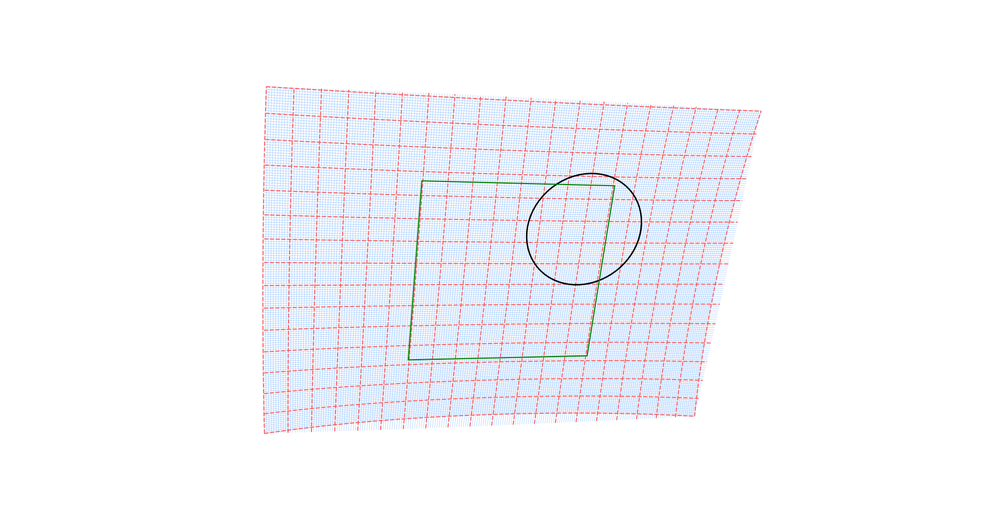
#> input picture primitives/src/primitives/curved_grid.png, 1000 x 515 px, shrunk from 1920 x 988 before the run
$ python -i pet_grid_Sobel_detect.py   (imports and definitions only)   (older library calls are emulated)
#> lines starting #> are read from the running program, lines starting #| are printed output that depends on the picture; after the words box and inside, x2 and y2 are one past the last pixel; in counts of white or black regions, pixels touching at a corner belong together
import cv2
import numpy as np
import os

def apply_imagej_find_edges(img):
    """
    Replicates ImageJ 'Process -> Find Edges' using Sobel operator.
    """
    # 1. Convert to Grayscale
    if len(img.shape) == 3:
        gray = cv2.cvtColor(img, cv2.COLOR_BGR2GRAY)
    else:
        gray = img

    # 2. Calculate Gradients (Sobel)
    # We use float64 to avoid overflow during calculation
    gx = cv2.Sobel(gray, cv2.CV_64F, 1, 0, ksize=3)
    gy = cv2.Sobel(gray, cv2.CV_64F, 0, 1, ksize=3)

    # 3. Calculate Magnitude
    magnitude = np.sqrt(gx**2 + gy**2)

    # 4. Normalize back to 0-255 (8-bit)
    # ImageJ clips values, but normalizing is usually safer for visualization
    norm_magnitude = cv2.normalize(magnitude, None, 0, 255, cv2.NORM_MINMAX, dtype=cv2.CV_8U)

    return norm_magnitude

def detect_grid_area_sobel(source_img, output_dir="output", padding_pct=0.02):
    """
    Robust Grid Cropper using Sobel Edge Detection (ImageJ style).
    """
    if source_img is None:
        raise ValueError("Image is None")

    h, w = source_img.shape[:2]

    # --- STEP 1: IMAGEJ FIND EDGES ---
    edges = apply_imagej_find_edges(source_img)

    # Save debug to verify it matches your expectation
    if not os.path.exists(output_dir): os.makedirs(output_dir)
    cv2.imwrite(os.path.join(output_dir, "debug_1_sobel_edges.jpg"), edges)

    # --- STEP 2: MORPHOLOGICAL CLOSING ---
    # Now we have bright lines on dark background.
    # We smear them together to form a solid block.

    # Threshold slightly to remove background noise (faint textures)
    _, binary = cv2.threshold(edges, 50, 255, cv2.THRESH_BINARY)

    # Use a large kernel to bridge the gaps between grid lines
    # Grid cells look ~40px wide. A 25px kernel will bridge them.
    kernel_size = (25, 25)
    kernel = cv2.getStructuringElement(cv2.MORPH_RECT, kernel_size)

    # "Close" operation = Dilate (connect) then Erode (restore size)
    closed = cv2.morphologyEx(binary, cv2.MORPH_CLOSE, kernel, iterations=3)

    # Dilate a bit more to ensure the outer boundary is captured
    dilated = cv2.dilate(closed, kernel, iterations=2)

    cv2.imwrite(os.path.join(output_dir, "debug_2_morphology.jpg"), dilated)

    # --- STEP 3: FIND LARGEST CONTOUR ---
    contours, _ = cv2.findContours(dilated, cv2.RETR_EXTERNAL, cv2.CHAIN_APPROX_SIMPLE)

    if not contours:
        print("Warning: No grid found.")
        return 0, 0, w, h

    largest_contour = max(contours, key=cv2.contourArea)
    x, y, bw, bh = cv2.boundingRect(largest_contour)

    # --- STEP 4: PADDING ---
    pad_x = int(w * padding_pct)
    pad_y = int(h * padding_pct)

    x_min = max(0, x - pad_x)
    y_min = max(0, y - pad_y)
    x_max = min(w, x + bw + pad_x)
    y_max = min(h, y + bh + pad_y)

    # --- DEBUG OVERLAY ---
    debug_img = source_img.copy()
    cv2.rectangle(debug_img, (x_min, y_min), (x_max, y_max), (0, 255, 0), 3)
    cv2.imwrite(os.path.join(output_dir, "grid_crop_final.jpg"), debug_img)
    print(f"Sobel-based crop saved to: {output_dir}/grid_crop_final.jpg")

    return x_min, y_min, x_max, y_max

>>> import cv2
>>> picture = cv2.imread('../primitives/curved_grid.png')
#> picture is the input picture: shape (515, 1000, 3); mean B, G, R 250.8, 246.6, 245.9
>>> result = detect_grid_area_sobel(picture)
#> in apply_imagej_find_edges, `gray = cv2.cvtColor(img, cv2.COLOR_BGR2GRAY)`:
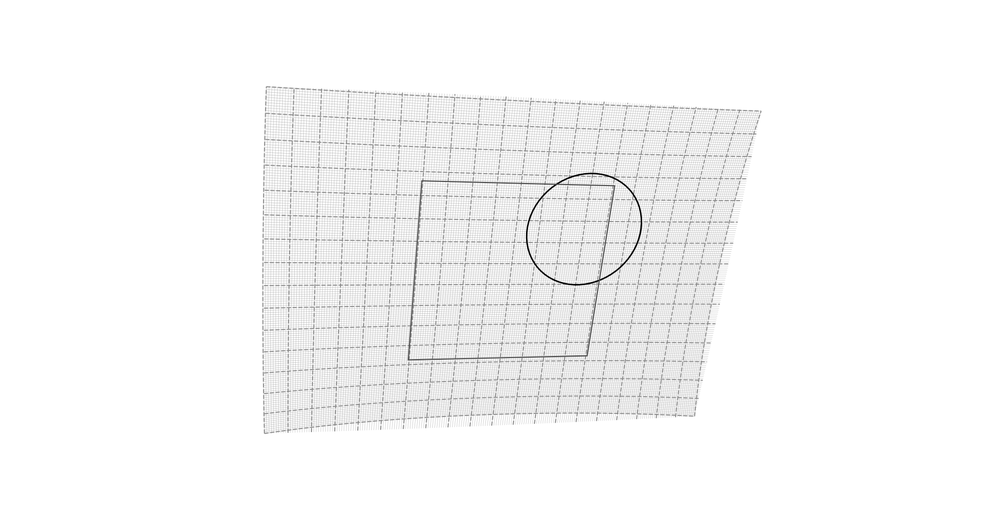
#> gray: shape (515, 1000); min 0, max 255, mean 246.9
#> in apply_imagej_find_edges, `gx = cv2.Sobel(gray, cv2.CV_64F, 1, 0, ksize=3)`:
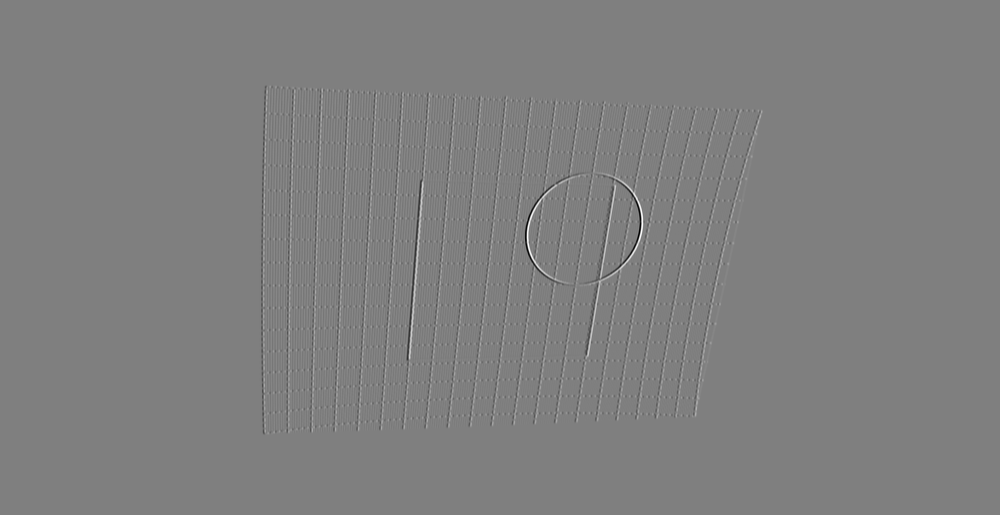
#> gx: shape (515, 1000) float64; min -985, max 986, mean 0; drawn with min black and max white
#> in apply_imagej_find_edges, `magnitude = np.sqrt(gx**2 + gy**2)`:
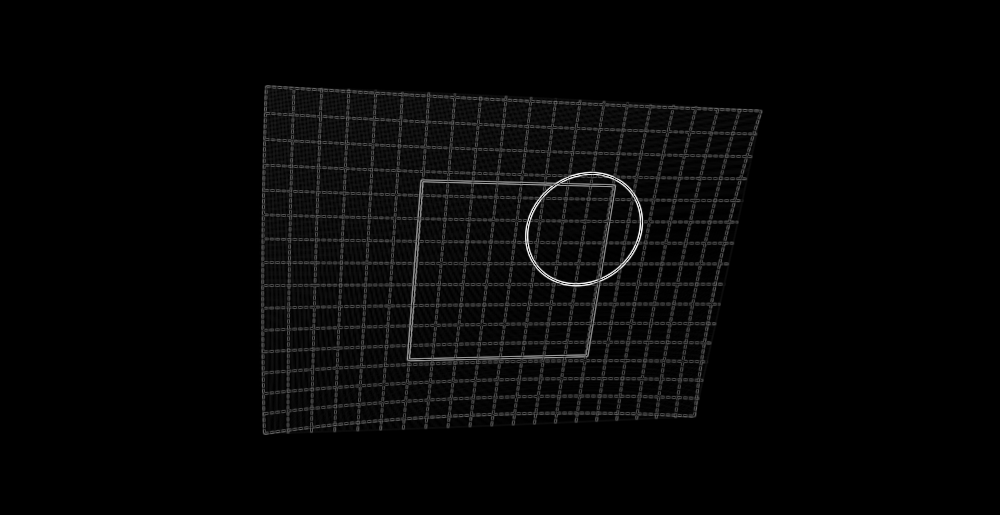
#> magnitude: shape (515, 1000) float64; min 0, max 1008.5, mean 26; drawn with min black and max white
#> in detect_grid_area_sobel, `_, binary = cv2.threshold(edges, 50, 255, cv2.THRESH_BINARY)`:
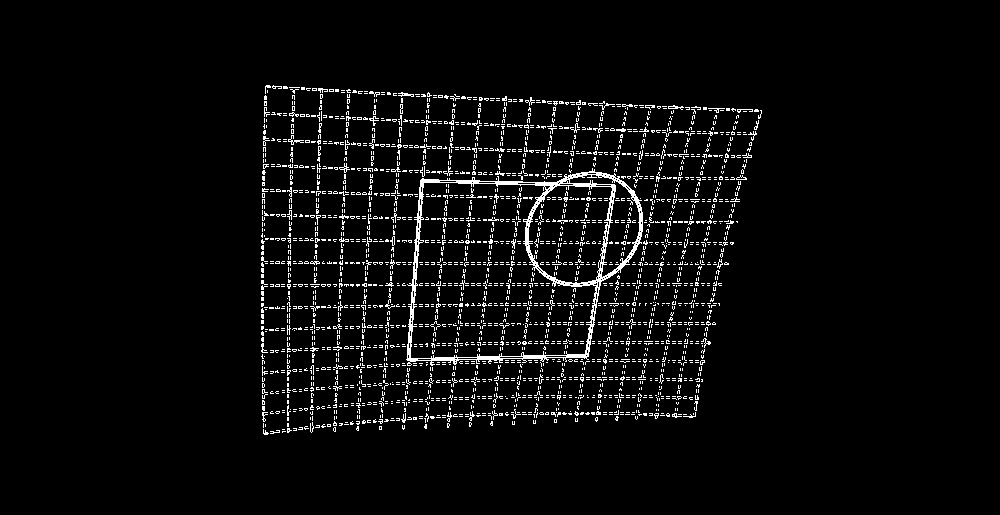
#> binary: shape (515, 1000); 4.2% white in thin lines or dots, all inside (x1, y1, x2, y2) = (261, 85, 762, 435)
#> in detect_grid_area_sobel, `closed = cv2.morphologyEx(binary, cv2.MORPH_CLOSE, kernel, iterations=3)`:
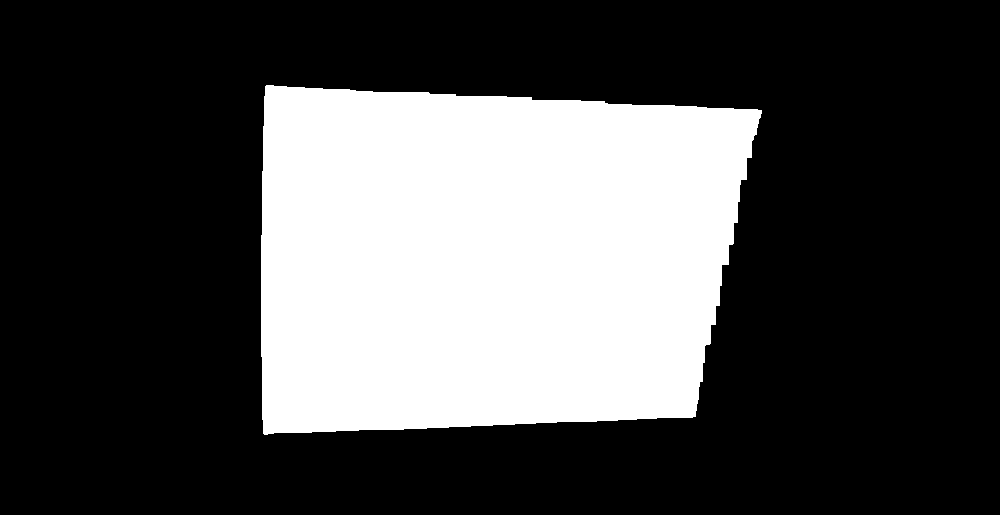
#> closed: shape (515, 1000); 29.7% white; 1 white region, box (x1, y1, x2, y2) and area: (261, 85, 762, 435) 152711
#> in detect_grid_area_sobel, `dilated = cv2.dilate(closed, kernel, iterations=2)`:
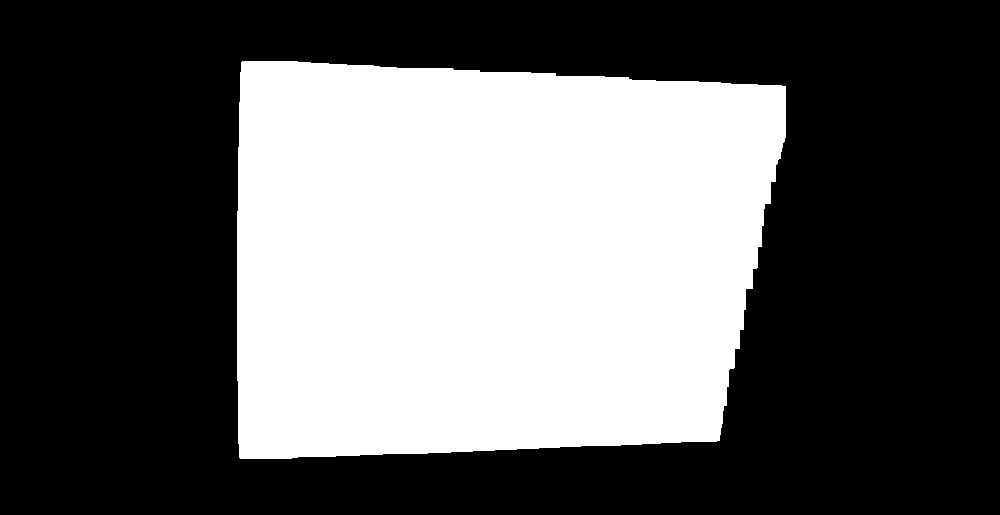
#> dilated: shape (515, 1000); 38% white; 1 white region
#> in detect_grid_area_sobel, `contours, _ = cv2.findContours(dilated, cv2.RETR_EXTERNAL, cv2.CHAIN_A..`: contours = 1 contour; box (x1, y1, x2, y2) and area: (237, 61, 786, 459) 194955
#> in detect_grid_area_sobel, `largest_contour = max(contours, key=cv2.contourArea)`: largest_contour = contour of 158 points, box (x1, y1, x2, y2) (237, 61, 786, 459), area 194955
#> in detect_grid_area_sobel, `x, y, bw, bh = cv2.boundingRect(largest_contour)`: x = 237; y = 61; bw = 549; bh = 398
#> in detect_grid_area_sobel, `x_min = max(0, x - pad_x)`: x_min = 217
#> in detect_grid_area_sobel, `y_min = max(0, y - pad_y)`: y_min = 51
#> in detect_grid_area_sobel, `x_max = min(w, x + bw + pad_x)`: x_max = 806
#> in detect_grid_area_sobel, `y_max = min(h, y + bh + pad_y)`: y_max = 469
#> in detect_grid_area_sobel, `cv2.rectangle(debug_img, (x_min, y_min), (x_max, y_max), (0, 255, 0), 3)`:
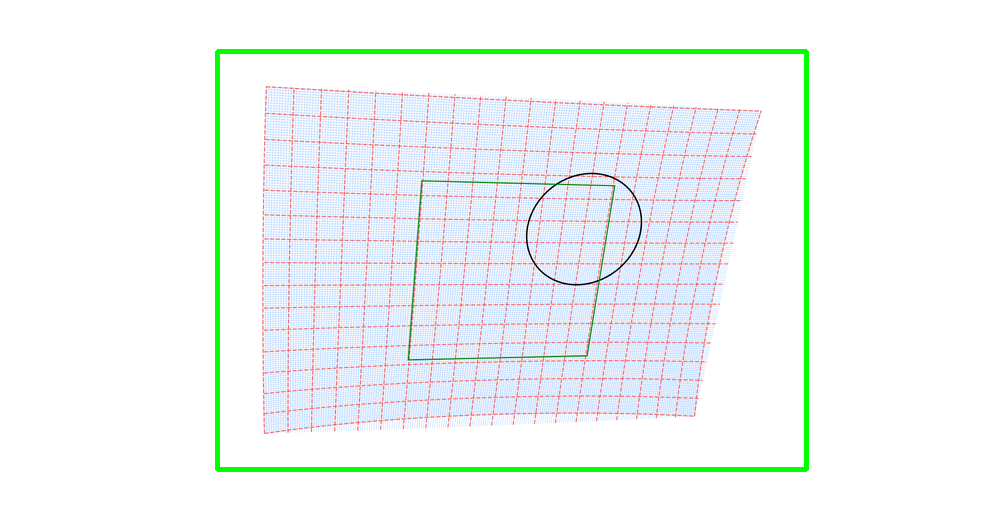
#> debug_img: shape (515, 1000, 3); 1.95% of pixels changed, all inside (x1, y1, x2, y2) = (215, 49, 809, 472)
#> result = (217, 51, 806, 469)
